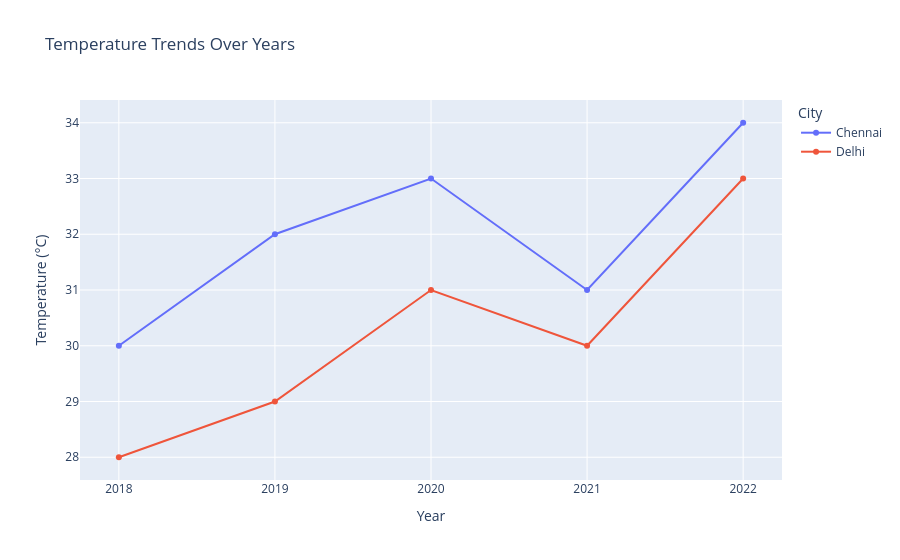

Notebook code cell kept with this figure:
### Code cell
import plotly.express as px
import pandas as pd
 
data = {
    "Year": [2018, 2019, 2020, 2021, 2022]*2,
    "Temperature": [30, 32, 33, 31, 34, 28, 29, 31, 30, 33],
    "City": ["Chennai"]*5 + ["Delhi"]*5
}
df = pd.DataFrame(data)

df = df.sort_values(by="Year")
fig = px.line(df, x="Year", y="Temperature", color="City",
              markers=True, title="Temperature Trends Over Years")
fig.update_layout(
    xaxis=dict(dtick=1),  
    yaxis_title="Temperature (°C)",
    xaxis_title="Year",
    transition={'duration': 500}
)
fig.show()

### Figure 1 — Plotly figure (JSON) as saved in the notebook; plotly's stock layout.template omitted (floating-point values rounded to 4 significant figures)
{"data": [{"hovertemplate": "City=Chennai<br>Year=%{x}<br>Temperature=%{y}<extra></extra>", "legendgroup": "Chennai", "line": {"color": "#636efa", "dash": "solid"}, "marker": {"symbol": "circle"}, "mode": "lines+markers", "name": "Chennai", "orientation": "v", "showlegend": true, "type": "scatter", "x": [2018, 2019, 2020, 2021, 2022], "xaxis": "x", "y": [30, 32, 33, 31, 34], "yaxis": "y"}, {"hovertemplate": "City=Delhi<br>Year=%{x}<br>Temperature=%{y}<extra></extra>", "legendgroup": "Delhi", "line": {"color": "#EF553B", "dash": "solid"}, "marker": {"symbol": "circle"}, "mode": "lines+markers", "name": "Delhi", "orientation": "v", "showlegend": true, "type": "scatter", "x": [2018, 2019, 2020, 2021, 2022], "xaxis": "x", "y": [28, 29, 31, 30, 33], "yaxis": "y"}], "layout": {"legend": {"title": {"text": "City"}, "tracegroupgap": 0}, "title": {"text": "Temperature Trends Over Years"}, "transition": {"duration": 500}, "xaxis": {"anchor": "y", "domain": [0, 1], "dtick": 1, "title": {"text": "Year"}}, "yaxis": {"anchor": "x", "domain": [0, 1], "title": {"text": "Temperature (°C)"}}}}
